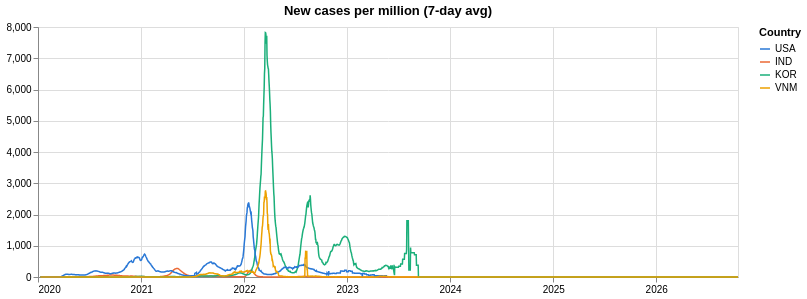

This figure's notebook cell:
### Code cell
df_cases_chart = df[['code', 'date', 'new_cases_smoothed_per_million']]
cases_chart = alt.Chart(df_cases_chart).mark_line(strokeWidth=1.5).encode(
        x=alt.X('date:T', title=None, axis=alt.Axis(format='%Y', tickCount='year')),
        y=alt.Y('new_cases_smoothed_per_million:Q', title=None),
        color=alt.Color('code:N',
                  scale=alt.Scale(domain=list(country_colors),
                                  range=list(country_colors.values())),
                  title='Country'),
    ).properties(title='New cases per million (7-day avg)', width=700, height=250)

cases_chart

### Figure 1 — Vega-Lite specification as saved in the notebook (floating-point values rounded to 4 significant figures; data arrays with more than 128 entries replaced by an {"elided": "..."} marker saying what was removed)
{"config": {"view": {"continuousWidth": 300, "continuousHeight": 300}}, "data": {"name": "data-2854f7f19bd53d7205b6556beba6031a"}, "mark": {"type": "line", "strokeWidth": 1.5}, "encoding": {"color": {"field": "code", "scale": {"domain": ["USA", "IND", "KOR", "VNM"], "range": ["#2a78d6", "#eb6834", "#1baf7a", "#eda100"]}, "title": "Country", "type": "nominal"}, "x": {"axis": {"format": "%Y", "tickCount": "year"}, "field": "date", "title": null, "type": "temporal"}, "y": {"field": "new_cases_smoothed_per_million", "title": null, "type": "quantitative"}}, "height": 250, "title": "New cases per million (7-day avg)", "width": 700, "$schema": "https://vega.github.io/schema/vega-lite/v5.20.1.json", "datasets": {"data-2854f7f19bd53d7205b6556beba6031a": {"elided": "9932 records"}}}
